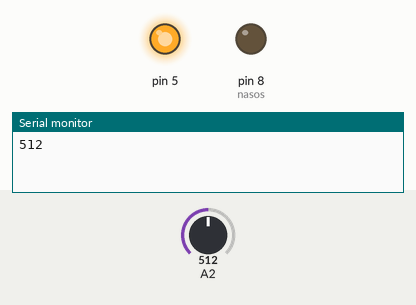
Simulated run of this sketch. Board: Arduino Uno, built with avr-gcc and run on an emulated ATmega328P. Parts: output pins drawn as LEDs (lit = HIGH), the last lines printed to the serial monitor. The inputs (shaded band) are chosen by the test bench; at power-on: A2 = 512.

Above: at 0.1 s.
At 1.1 s:
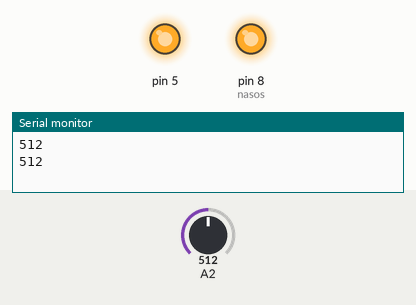
Timing chart, 0 to 2.6 s (numbered marks = the images above):
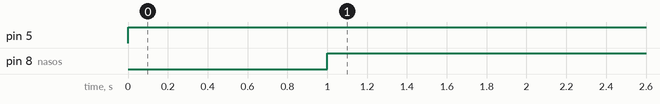

Measured:
- by itself, pin 5: LOW → HIGH at 0.00 s
- by itself, pin 8 (nasos): LOW → HIGH at 1.0 s

The sketch:

main.ino
```cpp
int nasos=8;
void setup()
{
pinMode(nasos,OUTPUT);
Serial.begin(9600);
pinMode(A2, INPUT);
pinMode(5, OUTPUT);
Serial.begin(9600);
}
void loop()
{
digitalWrite (5, HIGH);
Serial.println(analogRead(2));
delay(1000);
  if (analogRead(2) <= 400)
 {
  digitalWrite(nasos,LOW  );
}
else if( analogRead(2)>400)
{
  digitalWrite(nasos,HIGH);
}
}
```
